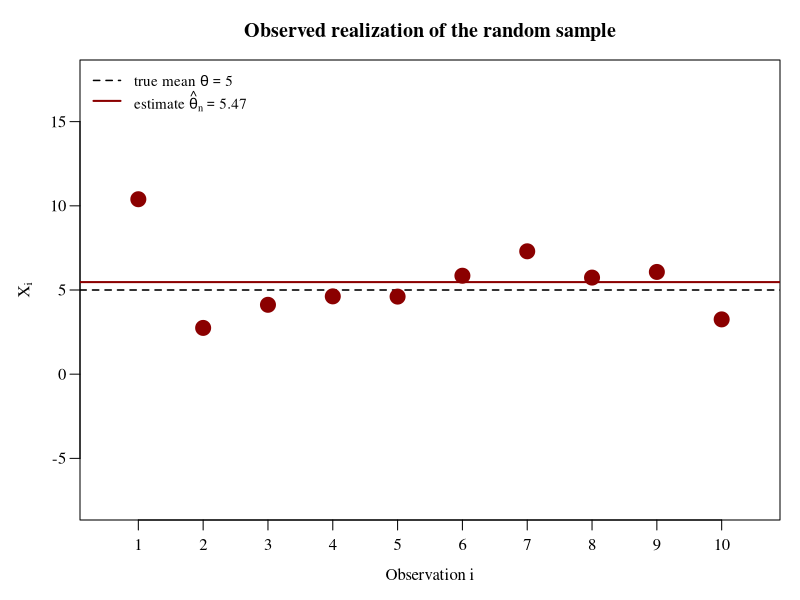
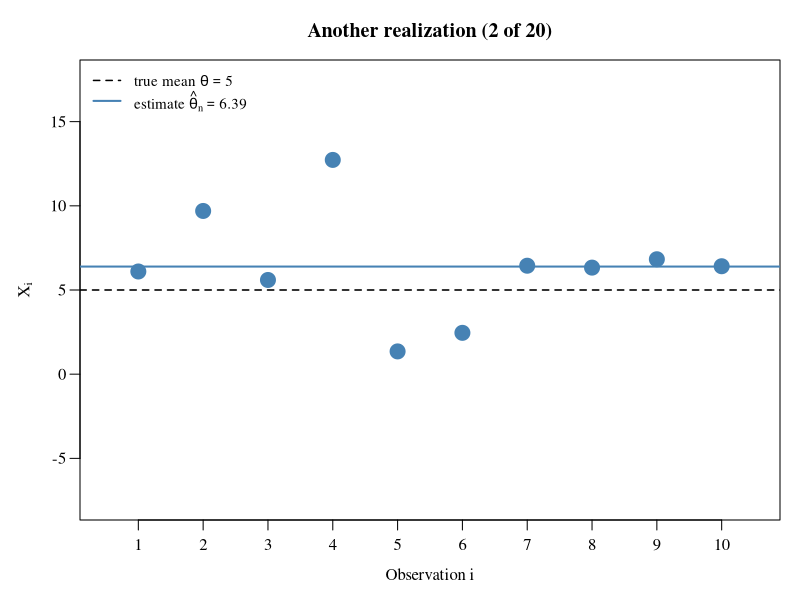
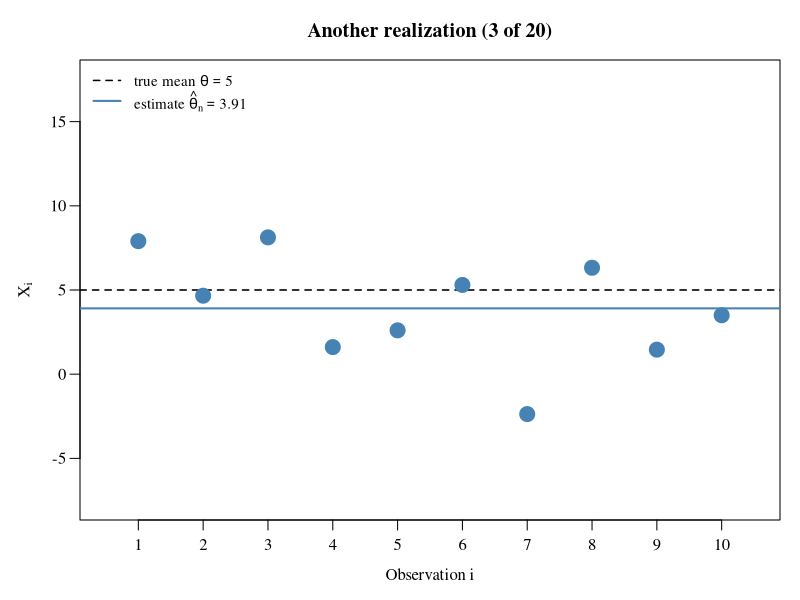
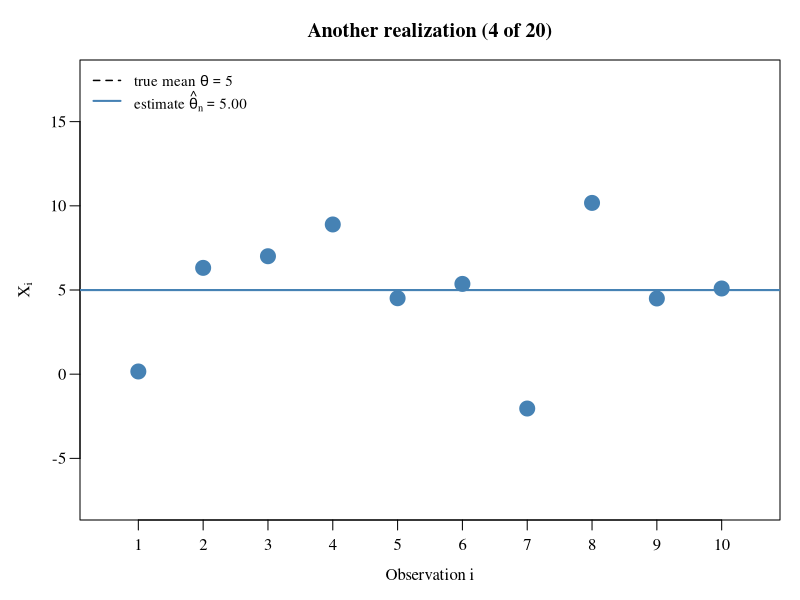
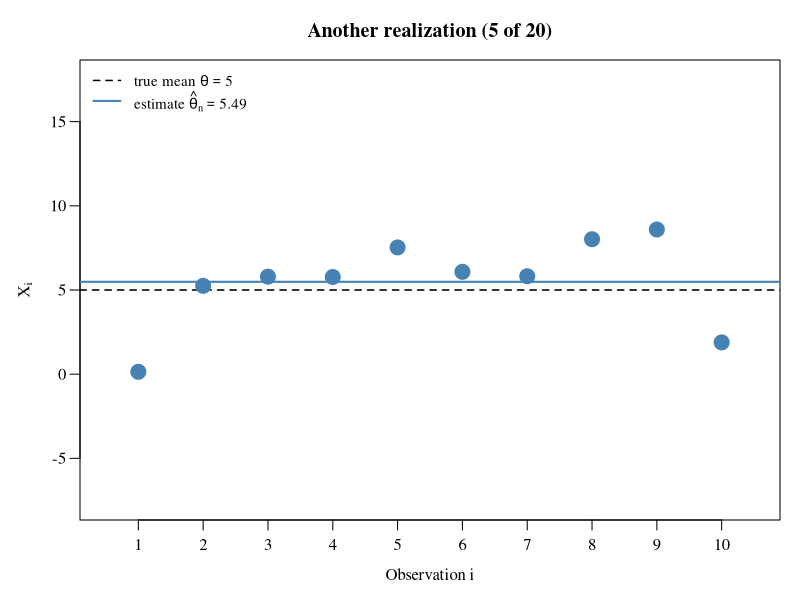
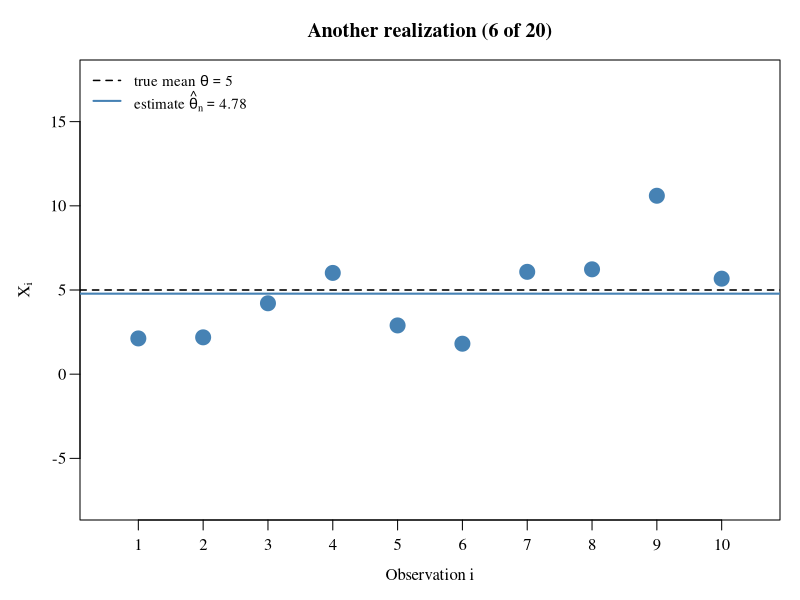
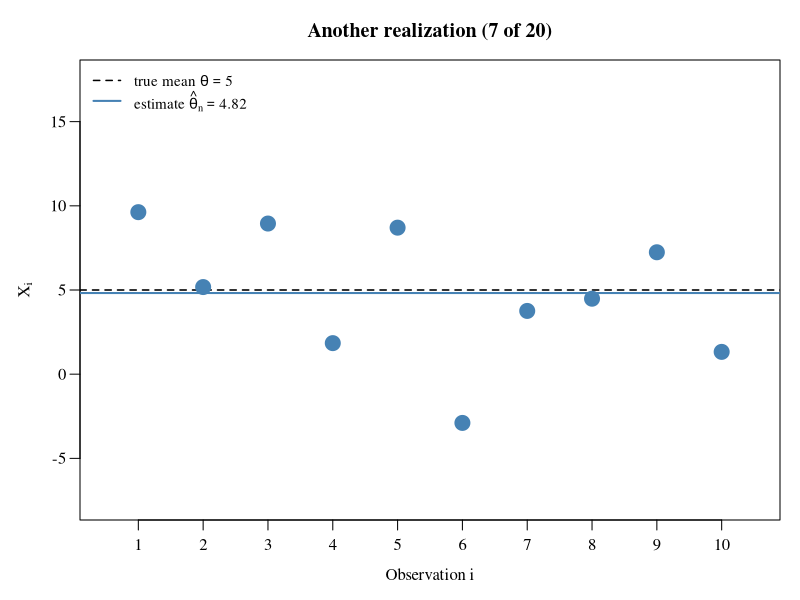
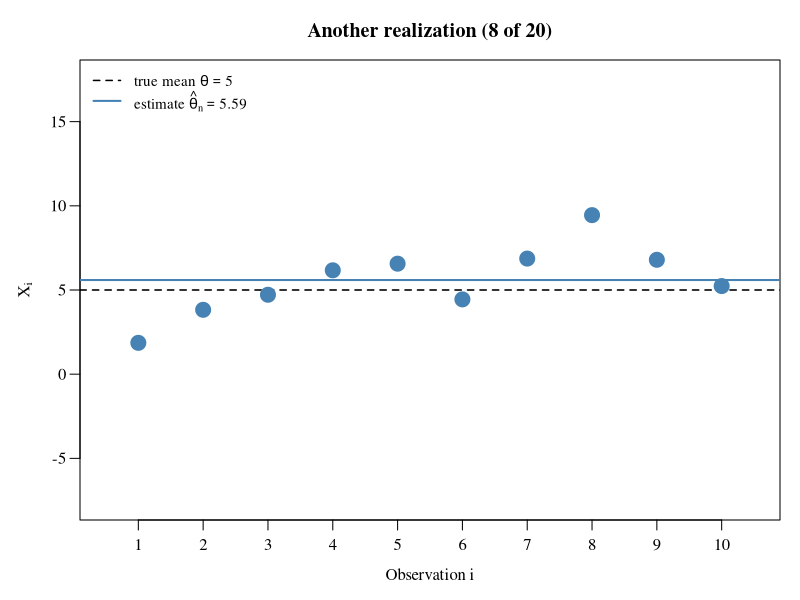

These figures' R source, in order:
## ---- chunk 1
#| echo: true
set.seed(321)

mean_X <- 5
var_X  <- 10
n      <- 10

sample_X <- rnorm(n = n, mean = mean_X, sd = sqrt(var_X))
## ---- chunk 2
#| echo: false
#| fig-width: 7
#| fig-height: 4.5
#| fig-retina: 1
#| fig.keep: !expr if (knitr::is_html_output()) "all" else "first"
#| animation.hook: !expr if (knitr::is_html_output()) "gifski" else NULL
#| interval: 1
R        <- 20                             # number of realizations
X_sample <- cbind(sample_X,                # first column: observed sample
                  matrix(rnorm(n * (R - 1), mean = mean_X, sd = sqrt(var_X)),
                         nrow = n))

for (r in seq_len(R)) {
  col_r <- if (r == 1) "darkred" else "steelblue"
  par(mgp = c(2.2, 0.7, 0), las = 1, family = "serif", mar = c(4, 4, 3, 1))
  plot(NA, xlim = c(0.5, n + 0.5), ylim = mean_X + c(-4, 4) * sqrt(var_X),
       xlab = "Observation i", ylab = expression(X[i]), xaxt = "n",
       main = if (r == 1) "Observed realization of the random sample"
              else paste0("Another realization (", r, " of ", R, ")"))
  axis(1, at = seq_len(n))
  abline(h = mean_X, lty = 2, lwd = 1.5)
  abline(h = mean(X_sample[, r]), lwd = 2, col = col_r)
  points(seq_len(n), X_sample[, r], pch = 19, cex = 2, col = col_r)
  legend("topleft", bty = "n", lty = c(2, 1), lwd = c(1.5, 2),
         col = c(par("fg"), col_r), cex = 0.9,
         legend = c(bquote("true mean" ~ theta == .(mean_X)),
                    bquote("estimate" ~ hat(theta)[n] ==
                           .(format(round(mean(X_sample[, r]), 2), nsmall = 2)))))
}
## ---- chunk 3
#| echo: true
set.seed(321)

n    <- 20
beta <- c(2, -1)

X   <- cbind(1, runif(n, min = 0, max = 4))   # first column: intercept
eps <- rnorm(n, mean = 0, sd = 1)
Y   <- X %*% beta + eps

beta_hat <- solve(t(X) %*% X) %*% t(X) %*% Y
## ---- chunk 4
#| echo: false
#| fig-width: 7
#| fig-height: 4.5
#| fig-retina: 1
#| fig.keep: !expr if (knitr::is_html_output()) "all" else "first"
#| animation.hook: !expr if (knitr::is_html_output()) "gifski" else NULL
#| interval: 1
R <- 20                                    # number of realizations

for (r in seq_len(R)) {
  if (r > 1) {                             # r = 1: observed sample
    X <- cbind(1, runif(n, min = 0, max = 4))
    Y <- X %*% beta + rnorm(n, mean = 0, sd = 1)
  }
  b_r   <- solve(t(X) %*% X) %*% t(X) %*% Y
  col_r <- if (r == 1) "darkred" else "steelblue"
  par(mgp = c(2.2, 0.7, 0), las = 1, family = "serif", mar = c(4, 4, 3, 1))
  plot(NA, xlim = c(0, 4), ylim = c(-5, 5),
       xlab = expression(X[i2]), ylab = expression(Y[i]),
       main = if (r == 1) "Observed realization of the random sample"
              else paste0("Another realization (", r, " of ", R, ")"))
  abline(a = beta[1], b = beta[2], lty = 2, lwd = 1.5)
  abline(a = b_r[1], b = b_r[2], lwd = 2, col = col_r)
  points(X[, 2], Y, pch = 19, cex = 1.5, col = col_r)
  legend("topright", bty = "n", lty = c(2, 1), lwd = c(1.5, 2),
         col = c(par("fg"), col_r), cex = 0.9,
         legend = c(bquote("true line:" ~ beta == group("(", list(.(beta[1]), .(beta[2])), ")")),
                    bquote("estimate:" ~ hat(beta)[n] ==
                           group("(", list(.(format(round(b_r[1], 2), nsmall = 2)),
                                           .(format(round(b_r[2], 2), nsmall = 2))), ")"))))
}
## ---- chunk 5
#| echo: false
#| label: fig-mc-fx
#| fig-cap: "The two data distributions $F_X$. Both have mean $\\mu = 1$ (dashed line) and variance $\\sigma^2 = 2$."
#| fig-width: 7
#| fig-height: 3.5
par(mgp = c(2.2, 0.7, 0), las = 1, family = "serif", mar = c(4, 4, 1, 1))
curve(dnorm(x, mean = 1, sd = sqrt(2)), from = -4, to = 6, n = 500,
      lwd = 2, col = "steelblue", ylim = c(0, 0.6),
      xlab = "x", ylab = "Density")
curve(dchisq(x, df = 1), from = 0.01, to = 6, n = 500,
      lwd = 2, col = "darkred", add = TRUE)
abline(v = 1, lty = 2)
legend("topright", bty = "n", lwd = 2, col = c("steelblue", "darkred"),
       legend = c(expression(N(1, 2)), expression(chi[1]^2)))
## ---- chunk 6
#| echo: true
set.seed(123)

mu    <- 1                             # true mean E(X)
sigma <- sqrt(2)                       # true standard deviation sd(X)
n_seq <- c(5, 10, 20, 50, 100, 500)    # sample sizes
B     <- 10000                         # Monte Carlo replications
alpha <- 0.05                          # significance level
z     <- qnorm(1 - alpha / 2)          # standard normal quantile

## Random number generators for the two distributions F_X
r_FX <- list(
  "Normal"     = function(n) rnorm(n, mean = mu, sd = sigma),
  "Chi-square" = function(n) rchisq(n, df = 1)
)
## ---- chunk 7
#| echo: true
one_replication <- function(n, r_X) {
  X_sim    <- r_X(n)                               # 1. simulate data
  mu_hat   <- mean(X_sim)                          # 2. compute estimate
  se_hat   <- sd(X_sim) / sqrt(n)                  #    and the CI
  CI_lower <- mu_hat - z * se_hat
  CI_upper <- mu_hat + z * se_hat
  covers   <- (CI_lower <= mu) & (mu <= CI_upper)
  c(mu_hat = mu_hat, covers = covers)
}
## ---- chunk 8
#| echo: true
results   <- data.frame()
estimates <- list()                                # keep realizations for plots

for (dist in names(r_FX)) {
  for (n in n_seq) {
    sim <- replicate(B, one_replication(n = n, r_X = r_FX[[dist]]))
    mu_hat_B <- sim["mu_hat", ]                    # B realizations of the estimator
    covers_B <- sim["covers", ]                    # B coverage indicators (0/1)

    estimates[[paste(dist, n)]] <- mu_hat_B
    results <- rbind(results, data.frame(
      dist     = dist,
      n        = n,
      Bias     = mean(mu_hat_B) - mu,
      Var      = mean((mu_hat_B - mean(mu_hat_B))^2),
      Var_theo = sigma^2 / n,
      MSE      = mean((mu_hat_B - mu)^2),
      Coverage = mean(covers_B)
    ))
  }
}
## ---- chunk 9
#| echo: false
#| label: tbl-mc-results
#| tbl-cap: "Monte Carlo approximations ($B = 10{,}000$) for the sample mean. `Var (theory)` is the exact variance $\\sigma^2/n$. The nominal coverage is 0.95."
tab <- results
tab$Bias     <- sprintf("%.4f", tab$Bias)
tab$Var      <- sprintf("%.4f", tab$Var)
tab$Var_theo <- sprintf("%.4f", tab$Var_theo)
tab$MSE      <- sprintf("%.4f", tab$MSE)
tab$Coverage <- sprintf("%.3f", tab$Coverage)
names(tab)   <- c("$F_X$", "$n$", "Bias", "Var", "Var (theory)", "MSE", "Coverage")
knitr::kable(tab, align = "lrrrrrr", row.names = FALSE)
## ---- chunk 10
#| echo: false
#| label: fig-mc-hist
#| fig-cap: "Histograms of the $B = 10{,}000$ realizations of $\\bar X_n$. The black curve is the normal approximation $\\mathcal{N}(\\mu, \\sigma^2/n)$ implied by the CLT; the dashed line marks $\\mu = 1$."
#| fig-width: 7
#| fig-height: 5.5
par(mfrow = c(2, 2), mgp = c(2.2, 0.7, 0), las = 1, family = "serif",
    mar = c(4, 4, 2.5, 1))
for (dist in names(r_FX)) {
  for (n in c(5, 50)) {
    est  <- estimates[[paste(dist, n)]]
    xlim <- mu + c(-4, 4) * sigma / sqrt(n)
    hist(est[est > xlim[1] & est < xlim[2]], freq = FALSE,
         breaks = seq(xlim[1], xlim[2], length.out = 41),
         xlim = xlim, border = "white",
         col = if (dist == "Normal") "steelblue" else "darkred",
         main = bquote(F[X] == .(if (dist == "Normal") "N(1, 2)" else "Chi-square(1)") * "," ~ n == .(n)),
         xlab = expression(bar(X)[n]), ylab = "Density")
    curve(dnorm(x, mean = mu, sd = sigma / sqrt(n)), add = TRUE, lwd = 2)
    abline(v = mu, lty = 2)
  }
}
## ---- chunk 11
#| echo: false
#| label: fig-mc-mse-cov
#| fig-cap: "Left: MSE versus $n$ on log-log scales; the black line is the theoretical MSE $\\sigma^2/n$. Right: coverage probability versus $n$; the gray band shows the range $0.95 \\pm 1.96 \\cdot \\sqrt{0.95 \\cdot 0.05 / B}$ expected from Monte Carlo error alone."
#| fig-width: 7
#| fig-height: 3.8
par(mfrow = c(1, 2), mgp = c(3.2, 0.7, 0), las = 1, family = "serif",
    mar = c(4.5, 5, 1, 1))
cols <- c("Normal" = "steelblue", "Chi-square" = "darkred")
pchs <- c("Normal" = 19, "Chi-square" = 17)

## MSE
plot(NA, xlim = range(n_seq), ylim = range(results$MSE), log = "xy",
     xlab = "n (log scale)", ylab = "MSE (log scale)")
curve(sigma^2 / x, add = TRUE, lwd = 1.5)
for (dist in names(r_FX)) {
  sub <- results[results$dist == dist, ]
  points(sub$n, sub$MSE, pch = pchs[dist], col = cols[dist], cex = 1.3)
}
legend("topright", bty = "n", pch = pchs, col = cols, legend = c("N(1, 2)", "Chi-square(1)"))

## Coverage
mc_se <- sqrt(0.95 * 0.05 / B)
plot(NA, xlim = range(n_seq), ylim = c(0.7, 1), log = "x",
     xlab = "n (log scale)", ylab = "Coverage probability")
polygon(c(1, 1000, 1000, 1), 0.95 + c(-1, -1, 1, 1) * 1.96 * mc_se,
        col = "gray85", border = NA)
abline(h = 0.95, lty = 2)
for (dist in names(r_FX)) {
  sub <- results[results$dist == dist, ]
  lines(sub$n, sub$Coverage, type = "b", pch = pchs[dist], col = cols[dist], lwd = 1.5)
}
legend("bottomright", bty = "n", pch = pchs, col = cols, lwd = 1.5,
       legend = c("N(1, 2)", "Chi-square(1)"))
## ---- chunk 12
#| echo: false
cov_of <- function(d, n) sprintf("%.3f", results$Coverage[results$dist == d & results$n == n])
## ---- chunk 13
#| echo: true
mu_0    <- 1                                    # hypothesized mean
mu_grid <- seq(0, 2, by = 0.1)                  # true means
n_test  <- c(20, 100)                           # sample sizes

## Random number generators for the mean-zero errors U
r_U <- list(
  "Normal"     = function(n) rnorm(n, mean = 0, sd = sigma),
  "Chi-square" = function(n) rchisq(n, df = 1) - 1
)

one_test <- function(n, mu_true, r_U_dist) {
  X_sim  <- mu_true + r_U_dist(n)                         # 1. simulate data
  T_stat <- sqrt(n) * (mean(X_sim) - mu_0) / sd(X_sim)   # 2. test statistic
  abs(T_stat) > z                                         #    reject H0?
}

test_results <- data.frame()
for (dist in names(r_U)) {
  for (n in n_test) {
    for (mu_true in mu_grid) {
      reject_B <- replicate(B, one_test(n = n, mu_true = mu_true,
                                        r_U_dist = r_U[[dist]]))
      test_results <- rbind(test_results, data.frame(
        dist = dist, n = n, mu = mu_true,
        Reject = mean(reject_B)                 # MC rejection probability
      ))
    }
  }
}
## ---- chunk 14
#| echo: false
#| label: fig-mc-power
#| fig-cap: "Monte Carlo rejection probabilities of the $t$-test of $H_0\\colon \\mu = 1$ as functions of the true mean $\\mu$. At $\\mu = 1$ (dotted line), the curves show the size; elsewhere, they show the power. The dashed line marks $\\alpha = 0.05$."
#| fig-width: 7
#| fig-height: 3.8
par(mfrow = c(1, 2), mgp = c(2.2, 0.7, 0), las = 1, family = "serif",
    mar = c(4, 4, 2.5, 1))
for (n in n_test) {
  plot(NA, xlim = range(mu_grid), ylim = c(0, 1),
       xlab = expression("True mean " * mu), ylab = "Rejection probability",
       main = paste("n =", n))
  abline(h = alpha, lty = 2)
  abline(v = mu_0, lty = 3)
  for (dist in names(r_U)) {
    sub <- test_results[test_results$dist == dist & test_results$n == n, ]
    lines(sub$mu, sub$Reject, type = "b", pch = pchs[dist], col = cols[dist], lwd = 1.5)
  }
  legend("bottomleft", bty = "n", pch = pchs, col = cols, lwd = 1.5, cex = 0.85,
         legend = c("N(1, 2)", "Chi-square(1)"))
}
## ---- chunk 15
#| echo: false
rej_of <- function(d, n, mu_val) {
  sprintf("%.3f", test_results$Reject[test_results$dist == d & test_results$n == n &
                                      abs(test_results$mu - mu_val) < 1e-8])
}
